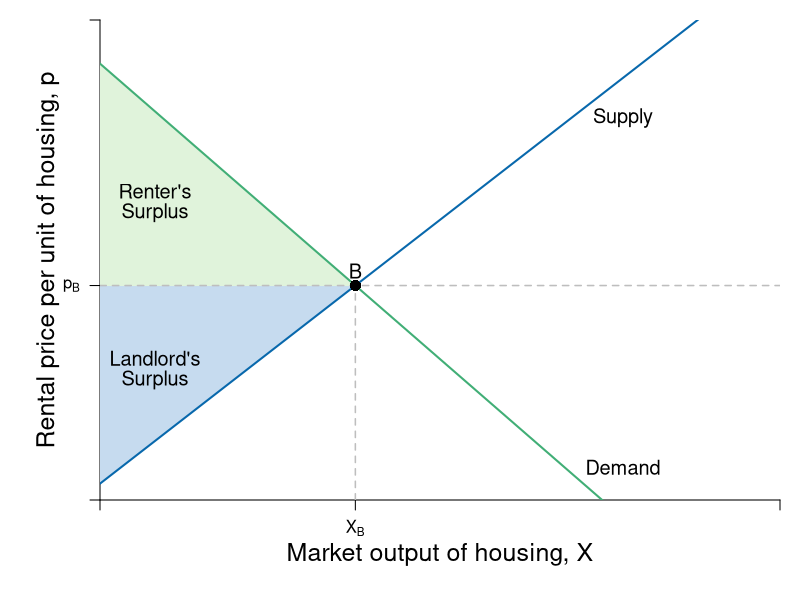

Source code (R):
require(shape)
pdf(file = "public_mechanism/landlord_no_rc.pdf", width = 9, height = 7)

#Set parameters for graphics
axislabelsize <- 1.5
labelsize <- 1.2
graphlinewidth <- 2
segmentlinewidth <- 1.5

COL <- c("#7fc97f", "#beaed4", "#fdc086", "#ffff99", "#386cb0", "#f0027f", "#bf5b17", "#666666")
COLA <- c("#e0f3db", "#99d8c9","#66c2a4","#41ae76", "#238b45", "#005824")
COLB <- c("#c6dbef", "#4eb3d3", "#2b8cbe", "#0868ac","#084081")
COLC <- c("#fcfbfd", "#efedf5", "#dadaeb", "#bcbddc", "#9e9ac8", "#807dba", "#6a51a3", "#54278f", "#3f007d")

par(mar =  c(5, 5, 1, 1))

Demand <- function(x, rmax = 20, xmax = 12, n = 8) {
  rmax - (rmax/(n*xmax))*x
}

mrsA <- function(x, rmax = 20, xmax = 10) {
  rmax - (rmax/xmax)*x
}

#uA <- function(x, y, rmax, rmax = 20, xmax = 10) {
#  y + rmax*x - (1/2)(rmax/xmax)*x^2
#}


Supply <- function(x, c1 = 0.75, c2 = 0.0465){
  c1 + 4*c2*x
}

xlims <- c(0, 130)
ylims <- c(0, 22)

npts <- 501 
x <- seq(xlims[1], xlims[2], length.out = npts)
y <- seq(ylims[1], ylims[2], length.out = npts) 
a <- c(46.08, 55, 64)
b <- c(46.08, 55, 64)

plot(0, 0, xlim = xlims, ylim = ylims, type = "n",
     xlab = expression(paste("")),
     ylab = expression(paste("")), 
     xaxt = "n", 
     yaxt = "n", 
     cex.lab = axislabelsize, 
     bty = "n",
     xaxs="i", 
     yaxs="i")

# ticksy <- seq(from = 0, to = ylims[2], by = 2)
# ylabels <- seq(from = 0, to = ylims[2], by = 2)
# ticksx <- seq(from = 0, to = xlims[2], by = 2)
# xlabels <- seq(from = 0, to = xlims[2], by = 2)
ticksy <- c(0, 9.83, ylims[2])
ylabels <- c(NA, expression(paste(p[B])), NA)
ticksx <- c(0, 48.817, xlims[2])
xlabels <- c(NA, expression(paste(X[B])), NA)

axis(1, at = ticksx, pos = 0, labels = xlabels)
axis(2, at = ticksy, pos = 0, labels = ylabels, las = 1)

npts <- 500 
xx1 <- seq(xlims[1], xlims[2], length.out = npts)

#Draw the polygon for landlord surplus
xpoly1 <- c(0, 28.226, 0, 0)
ypoly1 <- c(0.75, 6, 6, 0.75)
polygon(x = xpoly1, y = ypoly1, col=COLB[1], density=NULL, border = NA)

#Draw the polygon for renter surplus
xpoly2 <- c(0, 0, 28.226, 28.226)
ypoly2 <- c(6, 20, 14.1196, 6)
polygon(x = xpoly2, y = ypoly2, col=COLA[1], density=NULL, border = NA)

#Draw the polygon for renter loss
xpoly3 <- c(28.226, 28.226, 48.817)
ypoly3 <- c( 9.83, 14.1196, 9.83)
polygon(x = xpoly3, y = ypoly3, col=COLA[1], density=NULL, border = NA)

#Draw the polygon for LL loss
xpoly4 <- c(28.226, 28.226, 48.817)
ypoly4 <- c(6, 9.83, 9.83)
polygon(x = xpoly4, y = ypoly4, col=COLB[1], density=NULL, border = NA)

# CHANGE THIS COLOR

# Draw now renters surplus
xpoly5 <- c(0, 0, 28.226, 28.226)
ypoly5 <- c(9.83, 6, 6, 9.83)
polygon(x = xpoly5, y = ypoly5, col=COLB[1], density=NULL, border = NA)

#text(51, 5.5, expression(paste("Landlord Surplus Lost")), xpd = TRUE, cex = labelsize) 

#Segments
segments(0, 9.83, xlims[2], 9.83, lty = 2, "gray" , lwd = segmentlinewidth)
segments(48.817, 0, 48.817, 9.83, lty = 2, col = "gray" , lwd = segmentlinewidth)


# segments(0, 6, xlims[2], 6, lty = 2, "gray" , lwd = segmentlinewidth)
# segments(28.226, 0, 28.226, 14.1196, lty = 2, "gray" , lwd = segmentlinewidth)

#Lines for mrs graph
lines(xx1, Demand(xx1), col = COLA[4], lwd = graphlinewidth)
lines(xx1, Supply(xx1), col = COLB[4], lwd = graphlinewidth)

# Points
points(48.817, 9.83, pch = 16, col = "black", cex = 1.5)
text(48.817, 10.5, expression(paste(B)), xpd = TRUE, cex = labelsize)

# segments(48.817 +18.226, 0, 48.817 +18.226, 6, lty = 2, col = "gray" , lwd = segmentlinewidth)


# segments(0, 6, xlims[2], 6, lty = 2, "gray" , lwd = segmentlinewidth)
# segments(28.226, 0, 28.226, 14.1196, lty = 2, "gray" , lwd = segmentlinewidth)

#Label axes
mtext(expression(paste("Market output of housing, ", X)), side=1, line = 2.5, cex = axislabelsize)
text(-10, 0.5*ylims[2], expression(paste("Rental price per unit of housing, ", p)), xpd = TRUE, cex = axislabelsize, srt = 90) 

# Labels
text(10.5, 6.5, expression(paste("Landlord's")), xpd = TRUE, cex = labelsize)
text(10.5, 5.5, expression(paste("Surplus")), xpd = TRUE, cex = labelsize)
text(10.5, 14.16, expression(paste("Renter's")), xpd = TRUE, cex = labelsize) 
text(10.5, 13.16, expression(paste("Surplus")), xpd = TRUE, cex = labelsize)

#text(100, 10.25, expression("Price, Before"), cex = labelsize)
#text(100, 5.5, expression(paste("Rent Control Price")), cex = labelsize)

text(100, 1.5, expression("Demand"), cex = labelsize)
text(100, 17.5, expression("Supply"), cex = labelsize)

dev.off()
